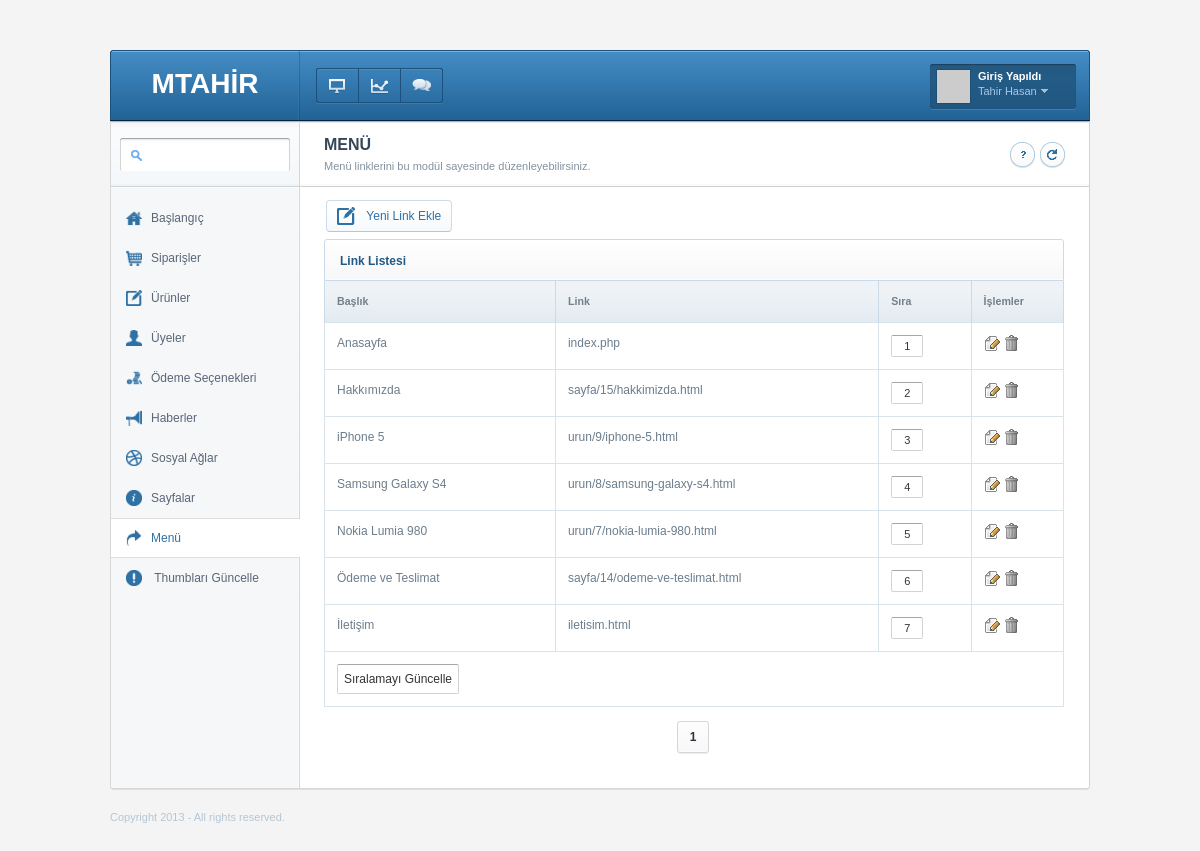
The app's page /Limon-V3/admin/index.php?module=menu/list (signed in) with its own data.
### tables this page shows
CREATE TABLE IF NOT EXISTS `menu` (
  `id` int(11) unsigned NOT NULL auto_increment,
  `title` varchar(250) NOT NULL,
  `link` varchar(250) NOT NULL,
  `row` int(11) NOT NULL default '0',
  PRIMARY KEY  (`id`),
  UNIQUE KEY `id` (`id`)
);

### Limon-V3/admin/class/class.admin.php (called while the page is built, shortened)
<?php
class mth {
	function sqlInjectionSecurity(){
		$inj = array ('select', 'insert', 'update', 'drop table', 'union', 'null', 'SELECT', 'INSERT', 'DELETE', 'UPDATE', 'DROP TABLE', 'UNION', 'NULL','order by','order  by');
		for ($i = 0; $i < sizeof ($_GET); ++$i){
			for ($j = 0; $j < sizeof ($inj); ++$j){
				foreach($_GET as $gets){
					$gets = strtolower($gets);
				}
			}
		}
	}
	function query($query){
		return mysql_query($query);
	}
	function rows($query){
		return mysql_num_rows($query);
	}
	function obj($query){
		return mysql_fetch_object($query);
	}
	function in($table,$columns,$cond,$queryWrite=0){
		$query = "SELECT $columns FROM $table $cond";
		$sql = $this->query($query);
		if($this->rows($sql)!=0){
			return $this->obj($sql);
		}
	}
}
?>

### Limon-V3/admin/modules/menu/list.php (the view, shortened to what this page needs)
<?php
$totals = $mth->in(module_table,'*',$cond); $total = $mth->inRows;
$pager->pager_set(module_link.'/list&no=',$total,10,20,$_GET["no"],'class="active"','Önceki','Sonraki','','','');
?>
<div class="page-title">
	<div class="in">
		<div class="titlebar">
			<h2><?=module_title?></h2>
			<p><?=module_description?></p>
		</div>
		<div class="shortcuts-icons">
			<a class="shortcut tips" onclick="javascript:location.reload();" title="Sayfayı Yenile">
				<img src="img/icons/shortcut/refresh.png" width="25" height="25" alt="icon" />
			</a>
			<a class="shortcut tips" href="#" title="<?=module_big_description?>">
				<img src="img/icons/shortcut/question.png" width="25" height="25" alt="icon" />
			</a>
		</div>
	</div>
</div>
<div class="content">
	<div class="simplebox grid740">
		<div style="height: 32px;">
			<div class="buttons float-left">
				<a class="icon-button" href="<?=module_link?>/add">
					<img width="18" height="18" alt="icon" src="img/icons/button/create.png" />
					<span>Yeni <?=module_keyword?> Ekle</span>
				</a>
			</div>
		</div>
		<div class="titleh">
            <h3><?=module_keyword?> Listesi</h3>
		</div>
		<form action="" name="list" id="list" method="post">
        <table class="tablesorter list">
            <thead>
                <tr>
                    <th width="25%">Başlık</th>
                    <th width="35%">Link</th>
                    <th width="10%">Sıra</th>
                    <th width="10%">İşlemler</th>
                </tr>
            </thead>
            <tbody>
			<?php
			$query = mysql_query("SELECT * FROM ".module_table." ORDER BY row ASC LIMIT ".$pager->start.", ".$pager->per_page."");
			while($list = mysql_fetch_assoc($query)){
			?>
                <tr id="data<?=$list["id"]?>">
                    <td><?=$list["title"]?></td>
                    <td><?=$list["link"]?></td>
					<td><input type="text" name="<?=$list["id"]?>" value="<?=$list["row"]?>" style="width: 20px; font-size: 11px; text-align: center; height: 10px; padding: 5px;" /></td>
                    <td>
						<a class="tips" title="Kaydı Düzenle" href="<?=module_link?>/edit&id=<?=$list["id"]?>">
							<img src="img/icons/sidemenu/file_edit.png" alt="" />
						</a>
						<a class="tips" title="Kaydı Sil" href="<?=module_link?>/list&deleteID=<?=$list["id"]?>">
							<img src="img/icons/sidemenu/trash.png" alt="" />
						</a>
					</td>
                </tr>
			<?php } ?>
				<tr>
					<td colspan="4"><input type="submit" class="submit-button" value="Sıralamayı Güncelle" /></td>
				</tr>
            </tbody>
        </table>
		</form>
	</div>
	<ul class="pagination">
		<?php
		echo $pager->page_links;
		?>
	</ul>
</div>

### Limon-V3/admin/index.php (shortened to what this page needs)
<?php
include("class/class.admin.php"); $mth = new mth; @$mth->loginControl($_SESSION);
include("class/class.pager.php"); $pager = new pager;
$online = $mth->in('admins','*',"WHERE user='".$_SESSION["admin_user"]."' AND password='".$_SESSION["admin_password"]."'");
?>
<!DOCTYPE html PUBLIC "-//W3C//DTD XHTML 1.0 Transitional//EN" "http://www.w3.org/TR/xhtml1/DTD/xhtml1-transitional.dtd">
<html xmlns="http://www.w3.org/1999/xhtml">
<head>
    <link rel="stylesheet" type="text/css" href="style/reset.css" />
    <link rel="stylesheet" type="text/css" href="style/root.css" />
    <link rel="stylesheet" type="text/css" href="style/grid.css" />
    <link rel="stylesheet" type="text/css" href="style/typography.css" />
    <link rel="stylesheet" type="text/css" href="style/jquery-ui.css" />
    <link rel="stylesheet" type="text/css" href="style/jquery-plugin-base.css" />
</head>
<body>
<div class="wrapper">
	<div id="header">
		<div class="logo">
			<a href="index.php">
				<h2 style="color: #FFF; font-size: 28px;"><?=admin_title?></h2>
			</a>
		</div>
		<div id="notifications">
			<a href="index.php?module=standart/general" class="qbutton-left <? if($module=="standart/general") echo 'active'; ?>">
				<img src="img/icons/header/dashboard.png" width="16" height="15" alt="Başlangıç" />
			</a>
			<a href="?module=standart/dm" class="qbutton-normal tips <? if($module=="standart/dm") echo 'active'; ?>" title="Dosya Merkezi">
				<img src="img/icons/header/graph.png" alt="Dosya Markezi" />
			</a>
			<a href="?module=standart/messages" class="qbutton-right <? if($module=="standart/messages") echo 'active'; ?>">
				<img src="img/icons/header/support.png" width="19" height="13" alt="Teknik Destek" />
			</a>
		</div>
		<div id="profilebox">
			<a href="#" class="display">
				<img src="http://www.gravatar.com/avatar/<?=md5($online->email)?>" width="33" height="33" alt="profile"/>
				<b>Giriş Yapıldı</b>
				<span><?=$online->name_surname?></span>
			</a>
		</div>
	</div>
    <div id="main">
        <div id="sidebar">
			<div id="searchbox">
				<div class="in">
					<form method="post" action="">
						<input name="search" type="text" class="input" id="textfield" onfocus="$(this).attr('class','input-hover')" onblur="$(this).attr('class','input')"  />
					</form>
				</div>
			</div>
            <div id="sidemenu">
            	<?php include("menu.php"); ?>
            </div>
        </div>
        <div id="page">
			<?php
			$getModule = $_GET["module"];
			if($getModule=="") $module = "modules/main/main.php"; else $module = "modules/".$getModule.".php";
			@include($module);
			?>
		</div>
    </div>
    <div id="footer">
    	<div class="left-column">Copyright 2013 - All rights reserved.</div>
    </div>
</div>
</body>
</html>

### Limon-V3/admin/style/grid.css (style rules this page uses)
.grid740 { width:740px; padding-bottom:20px; }

### Limon-V3/admin/style/typography.css (style rules this page uses)
.float-left { float:left; }

### Limon-V3/admin/style/tableshorter-theme.css (style rules this page uses)
table.tablesorter { font-family:arial;background-color: #CDCDCD;margin:0px 0pt 0px;font-size: 12px;width: 100%;text-align: left; }
table.tablesorter thead tr th, table.tablesorter tfoot tr th { background:#EFF3F8 url(../img/tableshorter/titlebg.png) repeat-x bottom;border: 1px solid #CBDAE8; border-top:none; border-bottom:none; font-size: 8pt;padding: 12px; }
table.tablesorter tbody td { color: #3D3D3D;padding: 12px;background-color: #FFF;vertical-align: top;border:1px solid #D8E4E9; color:#6C7D8C; }

### records on screen
menu: title "Anasayfa", link "index.php", id+row "1"
menu: title "Hakkımızda", link "sayfa/15/hakkimizda.html", row "2"
menu: title "iPhone 5", link "urun/9/iphone-5.html", row "3"
menu: title "Samsung Galaxy S4", link "urun/8/samsung-galaxy-s4.html", row "4"
menu: title "Nokia Lumia 980", link "urun/7/nokia-lumia-980.html", row "5"
menu: title "Ödeme ve Teslimat", link "sayfa/14/odeme-ve-teslimat.html", id+row "6"
menu: title "İletişim", link "iletisim.html", row "7"

### other values on screen
admin_title "MTAHİR"
$online->name_surname "Tahir Hasan"
module_title "MENÜ"
module_description "Menü linklerini bu modül sayesinde düzenleyebilirsiniz."
module_keyword "Link"
